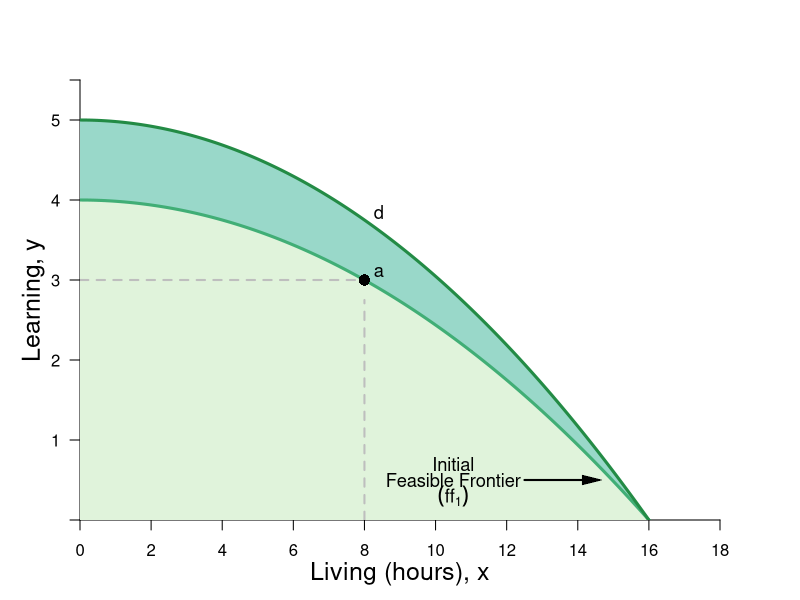

Generate this figure with R: (Note: this script raises an error after producing the figure.)
#Graph Designer: Simon Halliday
#Authors: Bowles, Foley and Halliday
#Title: Coordination, Conflict and Competition: A Text in Microeconomics

library(shape)
pdf(file = "constrained_optimization/feasible_frontier_tech_change_new.pdf", width = 8, height = 8)

#Set parameters for graphics
axislabelsize <- 1.5
labelsize <- 1.1
graphlinewidth <- 3
segmentlinewidth <- 2

COL <- c("#7fc97f", "#beaed4", "#fdc086", "#ffff99", "#386cb0", "#f0027f", "#bf5b17", "#666666")
COLA <- c("#e0f3db", "#99d8c9","#66c2a4","#41ae76", "#238b45", "#005824")
COLB <- c("#4eb3d3", "#2b8cbe", "#0868ac","#084081")

#Edited the margins to cater for the larger LHS labels
par(mar =  c(4, 4, 4, 4))

#Change this to make it log of l 

ppf <- function(x, slope = 1/64, bary = 4) {
  bary - slope *x^2
}

uFn <- function(x, y, alpha = 0.3){
  (x^alpha)*(y^(1-alpha))
}

xlims <- c(0, 18)
ylims <- c(0, 5.5)

npts <- 501 
x <- seq(xlims[1], xlims[2], length.out = npts)
y <- seq(ylims[1], ylims[2], length.out = npts) 
#a <- c(3.5, 4.58, 5.5) #alpha = 0.5
#a <- c(3, 3.9, 5) #alpha = 0.4
a <- c(2.58, 3.38, 4.28) #alpha = 0.3

plot(0, 0, xlim = xlims, ylim = ylims, type = "n",
     xlab = expression(paste("")),
     ylab = expression(paste("")), 
     xaxt = "n", 
     yaxt = "n", 
     cex.lab = axislabelsize, 
     bty = "n", 
     xaxs="i", 
     yaxs="i"
)


# ticksy <- seq(from = 0, to = ylims[2], by = 1)
# ylabels <- seq(from = 0, to = ylims[2], by = 1)
ticksx <- seq(from = 0, to = xlims[2], by = 2)
xlabels <- seq(from = 0, to = xlims[2], by = 2)
ticksy <- c(ylims[1], 1, 2, 3, 4, 5, ylims[2])
ylabels <- c(NA, 1, 2, 3, 4, 5, NA)
# ticksx <- c(xlims[1], 5.25, 8.944272, xlims[2])
# xlabels <- c(NA, expression(paste(x,"*")), expression(paste(bar(x))), NA)

axis(1, at = ticksx, pos = 0, labels = xlabels)
axis(2, at = ticksy, pos = 0, labels = ylabels, las = 1)

npts <- 500 
xx1 <- seq(xlims[1], xlims[2], length.out = npts)
xx2 <- seq(0, xlims[2], length.out = npts)
xx3 <- seq(xlims[1], 0, length.out = npts)
xx4 <- seq(-11, 0, length.out = npts)

#Draw the polygon for shading the feasible set

xpoly2 <- seq(from = xlims[1], to = 16, length.out = 500)
ypoly2 <- ppf(xpoly2, bary = 5, slope = 5/256)
polygon(x = c(xpoly2, xpoly2[1]), y = c(ypoly2, rev(ypoly2)[1]), col=COLA[2], density=NULL, border = NA)

xpoly1 <- seq(from = xlims[1], to = 16, length.out = 500)
ypoly1 <- ppf(xpoly1, bary = 4, slope = 1/64)
polygon(x = c(xpoly1, xpoly1[1]), y = c(ypoly1, rev(ypoly1)[1]), col=COLA[1], density=NULL, border = NA)


#Draw the graphs
lines(xx1, ppf(xx1), col = COLA[4], lwd = graphlinewidth)
lines(xx1, ppf(xx1, bary = 5, slope = 5/256), col = COLA[5], lwd = graphlinewidth)
#lines(xx2, fishProd(xx2, k = 2), col = COLB[3], lwd = graphlinewidth)
#lines(xx3, feasibleLabor(xx3, time = 10), col = COL[3], lwd = graphlinewidth)
#lines(xx4, manufactureProd(xx4, k = 0.1, alpha = 2), col = COLB[4], lwd = graphlinewidth)

#Label the feasible frontier
text(10.5, 0.7, expression("Initial"), cex = labelsize)
text(10.5, 0.5, expression("Feasible Frontier"), cex = labelsize)
text(10.5, 0.3, expression(paste((ff[1]))), cex = labelsize)
Arrows(12.5, 0.5, 14.4, 0.5, col = "black", lty = 1, lwd = 2, arr.type = "triangle", arr.lwd = 0.5)

#Axis labels
mtext(expression(paste("Living (hours), ", x)), side = 1, line = 2.5, cex = axislabelsize)
text(-1.3, 0.5*ylims[2], expression(paste("Learning, ", y)), xpd = TRUE, cex = axislabelsize, srt = 90) 


#Annotate max u point on feasibility frontier
text(8.4, ppf(8) + 0.1, expression(paste(a)), cex = labelsize)
segments(8, 0, 8, ppf(x = 8, slope = 5/256), lty = 2, col = "gray", lwd = segmentlinewidth)
segments(0, ppf(x = 8), 8, ppf(x = 8), lty = 2, col = "gray", lwd = segmentlinewidth)
points(8, ppf(x = 8), pch = 16, col = "black", cex = 1.5)

text(8.4, ppf(x = 8, bary = 5, slope = 5/256) + 0.1, expression(paste(d)), cex = labelsize)
segments(0, ppf(x = 8, bary = 5, slope = 5/256), 8, ppf(x = 8, k = 4/log(17)), lty = 2, col = "gray", lwd = segmentlinewidth)
points(8, ppf(x = 8, bary = 5, slope = 5/256), pch = 16, col = "black", cex = 1.5)

text(8.4, 1.1, expression(paste(c)), cex = labelsize)
segments(0, 1, 8, 1, lty = 2, col = "gray", lwd = segmentlinewidth)


text(6.45, ppf(6) + 0.1, expression(paste(b)), cex = labelsize)
segments(6, 0, 6, ppf(x = 6), lty = 2, col = "gray", lwd = segmentlinewidth)
segments(0, ppf(x = 6), 6, ppf(x = 6), lty = 2, col = "gray", lwd = segmentlinewidth)
points(6, ppf(x = 6), pch = 16, col = "black", cex = 1.5)



text(13.85641-0.3, ppf(13.85641) - 0.1, expression(paste(g)), cex = labelsize)
segments(13.85641, 0, 13.85641, ppf(x = 13.85641), lty = 2, col = "gray", lwd = segmentlinewidth)
segments(0, ppf(x = 13.85641), 13.85641, ppf(x = 13.85641), lty = 2, col = "gray", lwd = segmentlinewidth)
points(13.85641, ppf(x = 13.85641), pch = 16, col = "black", cex = 1.5)

#Point for c
points(8, 1, pch = 16, col = "black", cex = 1.5)

Arrows(6, ppf(x = 6) + 0.1, 6, ppf(x = 6, bary = 5, slope = 5/256) - 0.1, col = "black", lty = 2, lwd = 2, arr.type = "triangle", arr.lwd = 0.5)
text(4.5, 4.2, expression("Increased"), cex = labelsize)
text(4.5, 4, expression("Productivity"), cex = labelsize)


#Label the feasible frontier
text(10.5, 4.45, expression("Increased Productivity"), cex = labelsize)
text(10.5, 4.25, expression("Feasible Frontier"), cex = labelsize)
text(10.5, 4.05, expression(paste((ff[2]))), cex = labelsize)
Arrows(10.5, 3.95, 10.5, 3, col = "black", lty = 1, lwd = 2, arr.type = "triangle", arr.lwd = 0.5)


dev.off()
